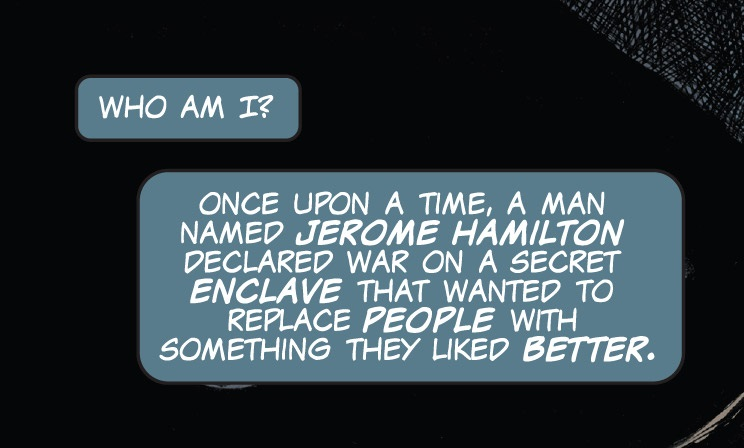
#> input picture ComputerVision/ImageToText/comic-image.png, 744 x 448 px
$ python text.py
#> lines starting #> are read from the running program, lines starting #| are printed output that depends on the picture; after the words box and inside, x2 and y2 are one past the last pixel; in counts of white or black regions, pixels touching at a corner belong together
import cv2
import numpy as np
import pytesseract

pytesseract.pytesseract.tesseract_cmd = r"C:\Users\Tolga\AppData\Local\tesseract.exe"

# 1. Load the image
img = cv2.imread("comic-image.png")
#> img is the input picture: shape (448, 744, 3); mean B, G, R 67.3, 61.3, 49.8

# 2. Resize the image
img = cv2.resize(img, None, fx=0.5, fy=0.5)
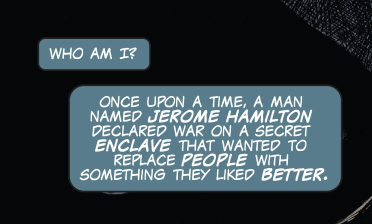
#> img: shape (224, 372, 3); mean B, G, R 67.3, 61.3, 49.9

# 3. Convert image to grayscale
gray = cv2.cvtColor(img, cv2.COLOR_BGR2GRAY)
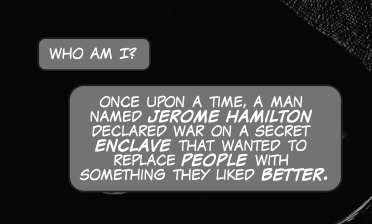
#> gray: shape (224, 372); min 4, max 255, mean 58.6

# 4. Convert image to black and white (using adaptive threshold)
adaptive_threshold = cv2.adaptiveThreshold(gray, 255, cv2.ADAPTIVE_THRESH_GAUSSIAN_C, cv2.THRESH_BINARY, 85, 11)
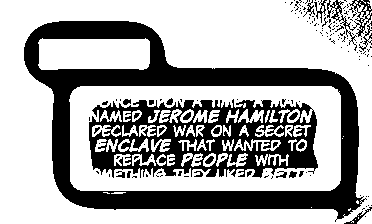
#> adaptive_threshold: shape (224, 372); 65.6% white; 168 black regions (145 under 20 px), largest, box (x1, y1, x2, y2) and area: (24, 21, 367, 222) 17184, (89, 99, 318, 178) 9594, (327, 0, 372, 51) 517

config = "--psm 3"
#> (the run stopped early here; a loop or call above may not have finished)
